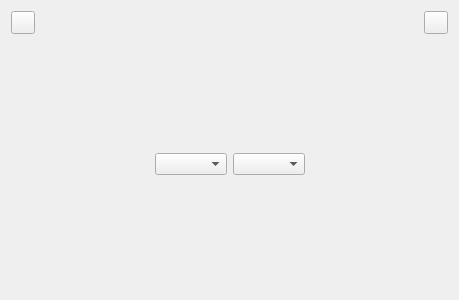
<?xml version="1.0" encoding="UTF-8"?>
<ui version="4.0">
 <class>Form</class>
 <widget class="QWidget" name="Form">
  <property name="geometry">
   <rect>
    <x>0</x>
    <y>0</y>
    <width>459</width>
    <height>300</height>
   </rect>
  </property>
  <property name="windowTitle">
   <string>Form</string>
  </property>
  <layout class="QGridLayout" name="gridLayout_4">
   <item row="0" column="0">
    <layout class="QHBoxLayout" name="horizontalLayout">
     <item>
      <widget class="QToolButton" name="previous">
       <property name="icon">
        <iconset>
         <normaloff>res/previous.svg</normaloff>res/previous.svg</iconset>
       </property>
      </widget>
     </item>
     <item>
      <widget class="QLabel" name="questionNumber"/>
     </item>
     <item>
      <widget class="QToolButton" name="next">
       <property name="icon">
        <iconset>
         <normaloff>res/next.svg</normaloff>res/next.svg</iconset>
       </property>
      </widget>
     </item>
    </layout>
   </item>
   <item row="1" column="0">
    <widget class="QStackedWidget" name="stackedWidget">
     <property name="currentIndex">
      <number>0</number>
     </property>
     <widget class="QWidget" name="start">
      <layout class="QGridLayout" name="gridLayout_5">
       <item row="0" column="3">
        <spacer name="horizontalSpacer">
         <property name="orientation">
          <enum>Qt::Horizontal</enum>
         </property>
         <property name="sizeHint" stdset="0">
          <size>
           <width>40</width>
           <height>20</height>
          </size>
         </property>
        </spacer>
       </item>
       <item row="0" column="0">
        <spacer name="horizontalSpacer_2">
         <property name="orientation">
          <enum>Qt::Horizontal</enum>
         </property>
         <property name="sizeHint" stdset="0">
          <size>
           <width>40</width>
           <height>20</height>
          </size>
         </property>
        </spacer>
       </item>
       <item row="0" column="1">
        <widget class="QComboBox" name="cb1"/>
       </item>
       <item row="0" column="2">
        <widget class="QComboBox" name="cb2"/>
       </item>
      </layout>
     </widget>
     <widget class="QWidget" name="end">
      <layout class="QHBoxLayout" name="horizontalLayout_2">
       <item>
        <widget class="QTableWidget" name="tableWidget">
         <row>
          <property name="text">
           <string>1</string>
          </property>
         </row>
         <row>
          <property name="text">
           <string>2</string>
          </property>
         </row>
         <row>
          <property name="text">
           <string>3</string>
          </property>
         </row>
         <row>
          <property name="text">
           <string>4</string>
          </property>
         </row>
         <row>
          <property name="text">
           <string>5</string>
          </property>
         </row>
         <row>
          <property name="text">
           <string>6</string>
          </property>
         </row>
         <row>
          <property name="text">
           <string>7</string>
          </property>
         </row>
         <row>
          <property name="text">
           <string>8</string>
          </property>
         </row>
         <row>
          <property name="text">
           <string>9</string>
          </property>
         </row>
         <row>
          <property name="text">
           <string>10</string>
          </property>
         </row>
         <column>
          <property name="text">
           <string>Correct answer</string>
          </property>
         </column>
         <column>
          <property name="text">
           <string>My answer</string>
          </property>
         </column>
         <column>
          <property name="text">
           <string>Stats</string>
          </property>
         </column>
        </widget>
       </item>
       <item>
        <widget class="QLabel" name="evaluation"/>
       </item>
      </layout>
     </widget>
    </widget>
   </item>
  </layout>
 </widget>
 <resources/>
 <connections/>
</ui>
